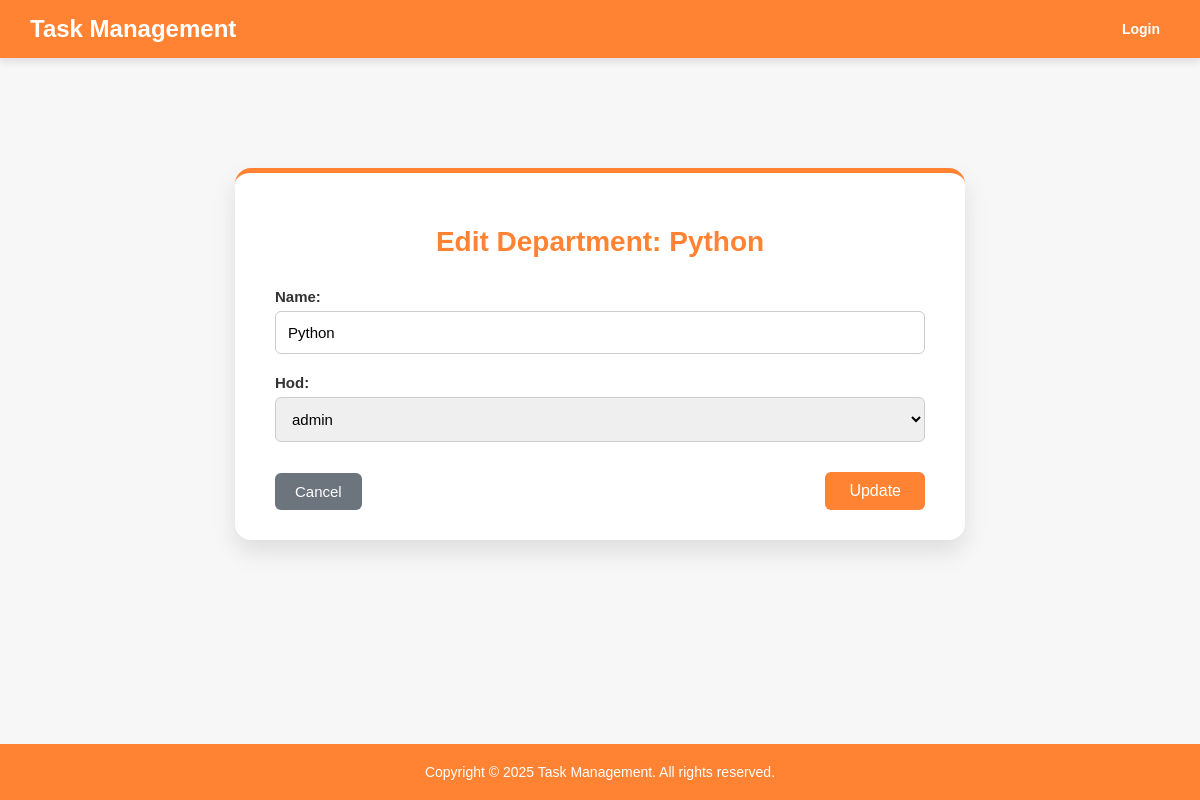
The app's page /departments/edit/1/ with its own data.
### tasks/models.py (models this page shows, shortened)
class Department(models.Model):
    name = models.CharField(max_length=100)
    hod = models.ForeignKey(User, on_delete=models.CASCADE, related_name="manager")
    created_at = models.DateField(auto_now_add=True)
    updated_at = models.DateField(auto_now=True)

### tasks/views.py (the view)
def edit_department(request, department_id):
    department = get_object_or_404(Department, id=department_id)
    if request.method == "POST":
        form = DepartmentForm(request.POST, instance=department)
        if form.is_valid():
            form.save()
            messages.success(request, "Department updated successfully.")
            return redirect("all_departments")
    form = DepartmentForm(instance=department)
    return render(
        request, "tasks/edit_department.html", {"form": form, "department": department}
    )

### tasks/forms.py
class DepartmentForm(forms.ModelForm):
    class Meta:
        model = Department
        fields = ["name", "hod"]

### tasks/templates/tasks/edit_department.html (shortened to what this page needs)
{% extends 'tasks/base.html' %}
{% block content %}
<div class="add-user-container">
    <h2>Edit Department: {{ department.name }}</h2>
    <form method="post">
        {% for field in form %}
            <div class="form-group">
                {{ field.label_tag }}
                {{ field }}
            </div>
        {% endfor %}
        <div class="form-actions">
            <a href="{% url 'department-list' %}" class="back-btn">Cancel</a>
            <button type="submit" class="submit-btn">Update</button>
        </div>
    </form>
</div>
{% endblock %}

### tasks/static/tasks/style.css (style rules this page uses)
body { margin: 0; font-family: Arial, sans-serif; background-color: #f7f7f7; display: flex; flex-direction: column; min-height: 100vh; }

### tasks/templates/tasks/edit_department.html (style rules this page uses)
.add-user-container { background-color: #fff; padding: 30px 40px; max-width: 650px; margin: 40px auto; border-radius: 16px; box-shadow: 0 12px 24px rgba(0, 0, 0, 0.1); border-top: 5px solid #ff8333; }
.add-user-container h2 { text-align: center; margin-bottom: 30px; font-size: 28px; color: #ff8333; }
form { width: 100%; }
.form-group { width: 100%; margin-bottom: 20px; }
.form-group label { display: block; font-weight: bold; margin-bottom: 6px; color: #333; font-size: 15px; }
.form-group input, .form-group select, .form-group textarea { width: 100%; display: block; padding: 12px; margin: 0 auto; border: 1px solid #ccc; border-radius: 6px; font-size: 15px; box-sizing: border-box; transition: border-color 0.3s; }
.form-actions { display: flex; justify-content: space-between; align-items: center; margin-top: 30px; }
.back-btn { background-color: #6c757d; color: white; padding: 10px 20px; text-decoration: none; border-radius: 6px; font-size: 15px; transition: background-color 0.3s ease; }
.submit-btn { background-color: #ff8333; color: white; padding: 10px 24px; border: none; border-radius: 6px; font-size: 16px; cursor: pointer; transition: background-color 0.3s ease; }

### records on screen
Department: name "Python", form "Python" "admin"

### other values on screen
{{ field.label_tag }} "Name:" "Hod:"
